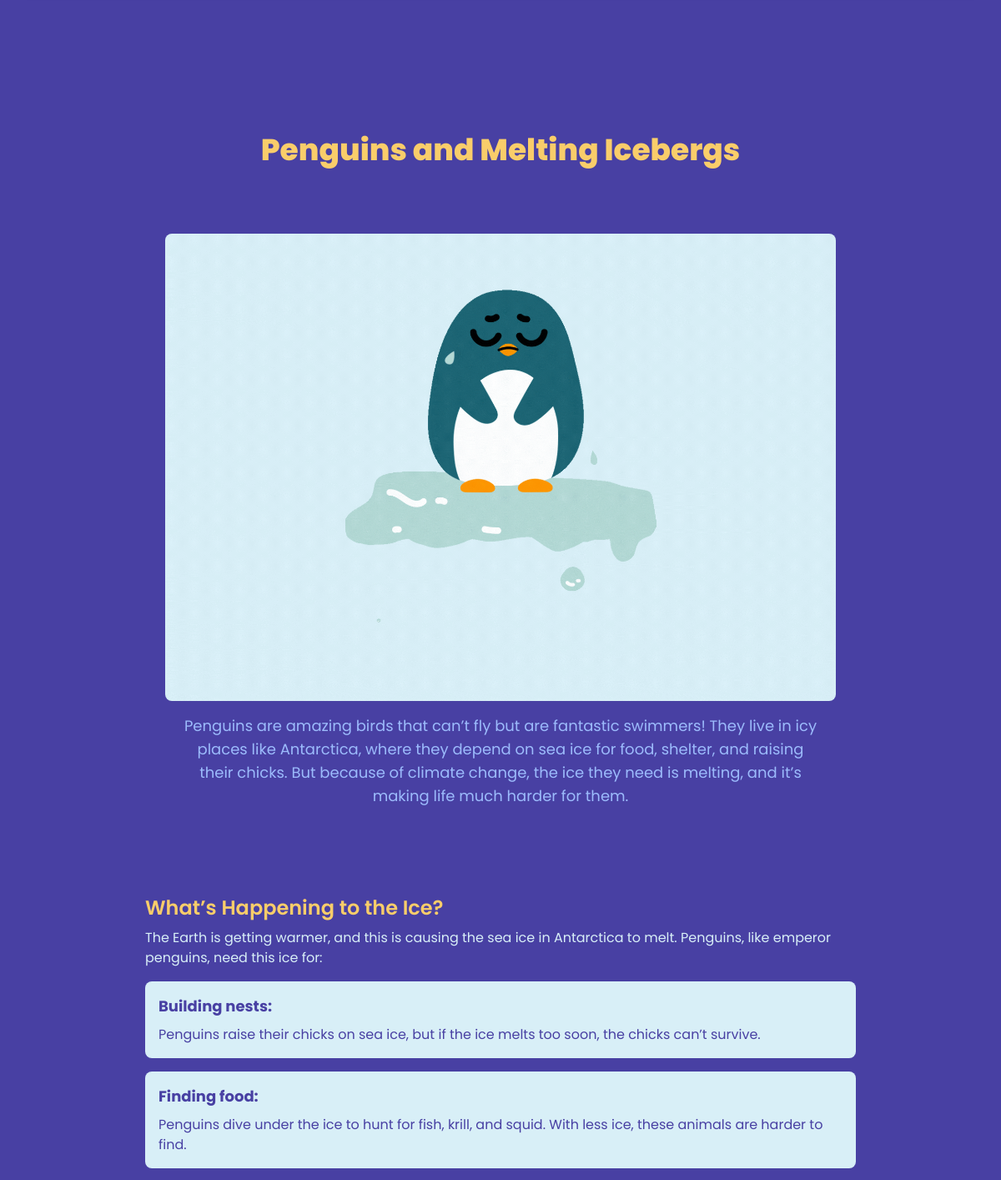
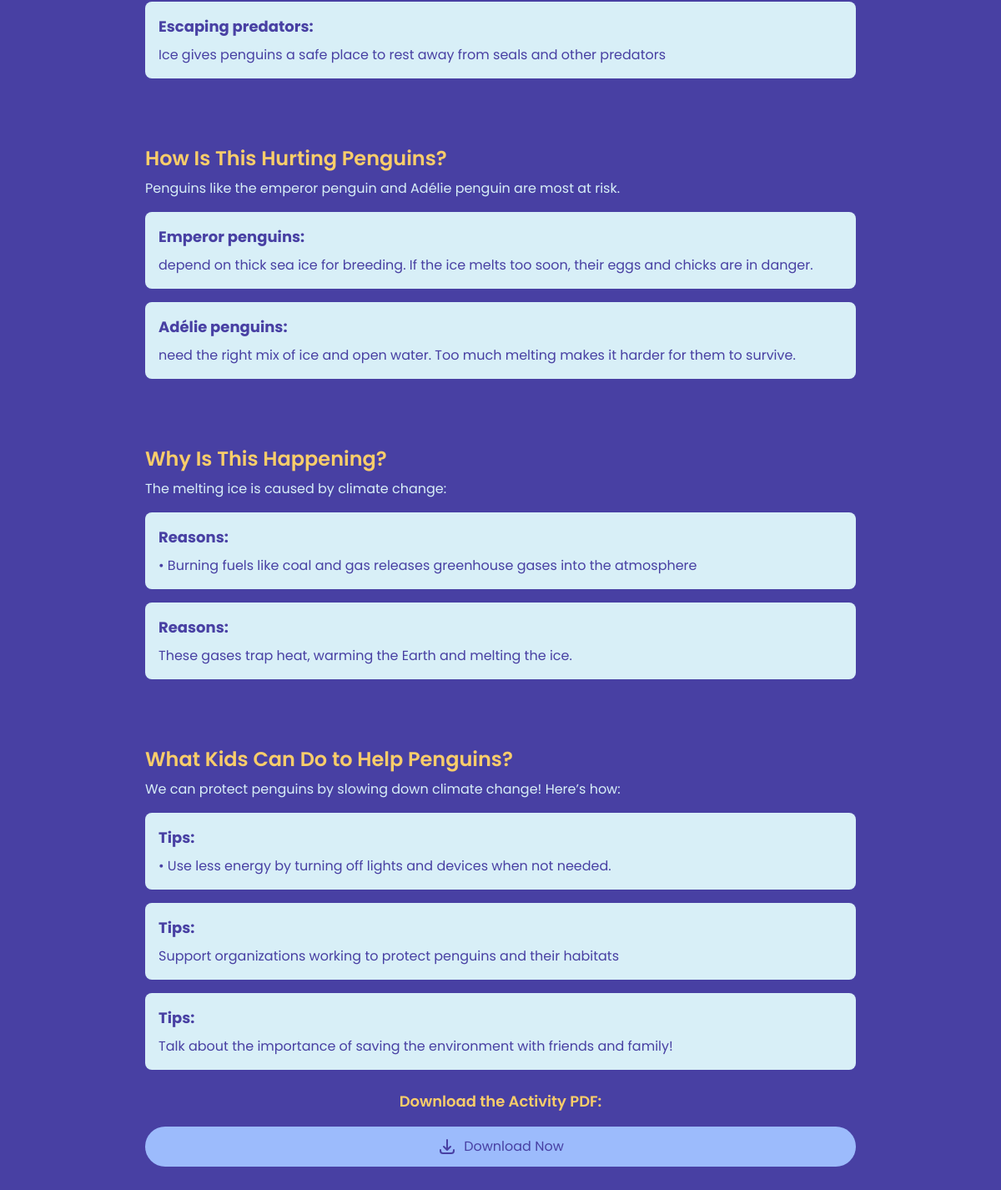
The page /articles/animals-and-climate-change/subtopics/5/ on the database its author committed (2 pictures, top to bottom).
### myapp/models.py (models this page shows, shortened)
class Subtopic(models.Model):
    article = models.ForeignKey(Article, on_delete=models.CASCADE, related_name='subtopics')
    title = models.CharField(max_length=255)
    description = models.TextField(blank=True, null=True)
    image = models.ImageField(upload_to='subtopics/images/', blank=True, null=True)  # Add image field

class Activity(models.Model):
    subtopic = models.ForeignKey(Subtopic, on_delete=models.CASCADE, related_name='activities')
    title = models.CharField(max_length=255)
    description = models.TextField(blank=True, null=True)

class ActivityContent(models.Model):
    ACTIVITY_TYPES = [
        ('game', 'Game'),
        ('quiz', 'Quiz'),
        ('discussion', 'Discussion'),
    ]
    activity = models.ForeignKey(Activity, on_delete=models.CASCADE, related_name='contents')
    activity_type = models.CharField(max_length=50, choices=ACTIVITY_TYPES, default='game')
    title = models.CharField(max_length=255)
    content = RichTextField()
    image = models.ImageField(upload_to='activities/images/', blank=True, null=True)

### myapp/views.py (the view)
def subtopic_detail(request, article_slug, subtopic_id):
    article = get_object_or_404(Article, slug=article_slug)
    subtopic = get_object_or_404(Subtopic, id=subtopic_id, article=article)
    activities = subtopic.activities.all()
    return render(request, 'subtopic_detail.html', {
        'article': article,
        'subtopic': subtopic,
        'activities': activities
    })

### myapp/templates/subtopic_detail.html
{% extends 'base.html' %} {% block content %}
<div class="flex flex-col items-center py-10 md:py-20">
  <section class="w-full h-full flex flex-col items-center justify-center">
    <h2
      class="text-3xl sm:text-4xl font-extrabold text-[#F9CD6A] pt-20 mb-8 text-center"
    >
      {{ subtopic.title }}
    </h2>
    <div
      class="flex flex-col items-center justify-center w-full md:w-3/4 md:p-8"
    >
      <div class="rounded-md p-4">
        <img
          src="{{ subtopic.image.url }}"
          alt="{{ subtopic.title }}"
          class="w-full h-[35rem] object-cover rounded-lg"
        />
        <p class="text-lg text-center text-[#9CBBFC] mt-4 px-4">
          {{ subtopic.description }}
        </p>
      </div>
    </div>
    {% for activity in activities %}
    <div class="mt-8 p-6 w-full md:w-3/4">
      <h3 class="text-2xl font-semibold text-[#F9CD6A]">
        {{ activity.title }}
      </h3>
      <p class="text-[#D8EFF7] mt-2">{{ activity.description }}</p>
      {% for content in activity.contents.all %}
      <div class="content-block mt-4 p-4 bg-[#D8EFF7] rounded-lg">
        <p class="text-lg font-bold text-[#4840A3]">{{ content.title }}</p>
        <div class="mt-2 text-[#4840A3]">
          {% if content.activity_type == 'game' %}
          <div class="game-content">{{ content.content|safe }}</div>
          {% else %}
          <div>{{ content.content|safe }}</div>
          {% endif %}
        </div>
      </div>
      {% endfor %}
      {% if activity.pdfs.exists %}
      <div class="mt-6 text-center">
        <p class="text-lg font-semibold text-[#F9CD6A] mb-4">
          Download the Activity PDF:
        </p>
        <a
          href="{{ activity.pdfs.first.pdf_file.url }}"
          class="inline-block bg-[#9CBBFC] text-[#4840A3] py-3 px-6 rounded-full hover:bg-[#F9CD6A] hover:text-[#4840A3] transition duration-300 flex items-center justify-center transform hover:scale-100"
        >
          <svg
            xmlns="http://www.w3.org/2000/svg"
            class="h-6 w-6 mr-2"
            fill="none"
            viewBox="0 0 24 24"
            stroke="currentColor"
          >
            <path
              stroke-linecap="round"
              stroke-linejoin="round"
              stroke-width="2"
              d="M4 16v1a3 3 0 003 3h10a3 3 0 003-3v-1m-4-4l-4 4m0 0l-4-4m4 4V4"
            />
          </svg>
          Download Now
        </a>
      </div>
      {% endif %}
    </div>
    {% endfor %}
  </section>
</div>
{% endblock %}

### myapp/static/style.css (style rules this page uses)
body { font-family: 'Poppins', sans-serif; }

### rows shown on the page
Subtopic: title "Penguins and Melting Icebergs", image (picture), description "Penguins are amazing birds that can’t fly but are fantastic swimmers! They live in icy places like Antarctica, where they depend on sea ice for food, shelter, and raising their chicks. But because of climate change, the ice they need is melting, and it’s making life much harder for them."
Activity: title "What’s Happening to the Ice?", description "The Earth is getting warmer, and this is causing the sea ice in Antarctica to melt. Penguins, like emperor penguins, need this ice for:"
ActivityContent: title "Building nests:", content "Penguins raise their chicks on sea ice, but if the ice melts too soon, the chicks can’t survive."
ActivityContent: title "Finding food:", content "Penguins dive under the ice to hunt for fish, krill, and squid. With less ice, these animals are harder to find."
ActivityContent: title "Escaping predators:", content "Ice gives penguins a safe place to rest away from seals and other predators"
Activity: title "How Is This Hurting Penguins?", description "Penguins like the emperor penguin and Adélie penguin are most at risk."
ActivityContent: title "Emperor penguins:", content "depend on thick sea ice for breeding. If the ice melts too soon, their eggs and chicks are in danger."
ActivityContent: title "Adélie penguins:", content "need the right mix of ice and open water. Too much melting makes it harder for them to survive."
Activity: title "Why Is This Happening?", description "The melting ice is caused by climate change:"
ActivityContent: title "Reasons:", content "• Burning fuels like coal and gas releases greenhouse gases into the atmosphere"
ActivityContent: title "Reasons:", content "These gases trap heat, warming the Earth and melting the ice."
Activity: title "What Kids Can Do to Help Penguins?", description "We can protect penguins by slowing down climate change! Here’s how:"
ActivityContent: title "Tips:", content "• Use less energy by turning off lights and devices when not needed."
ActivityContent: title "Tips:", content "Support organizations working to protect penguins and their habitats"
ActivityContent: title "Tips:", content "Talk about the importance of saving the environment with friends and family!"
